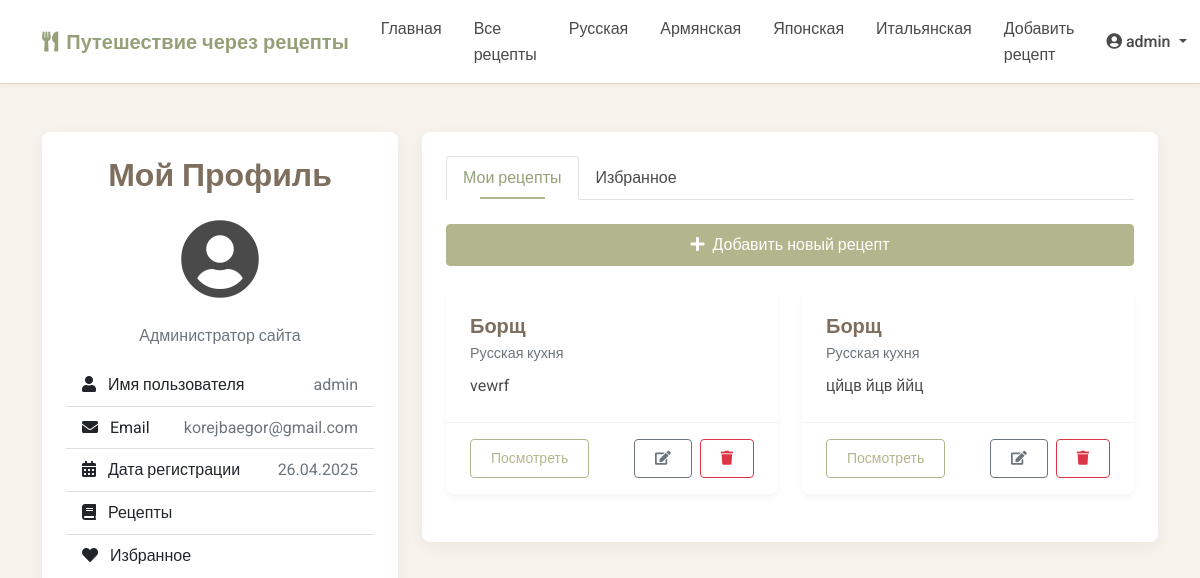
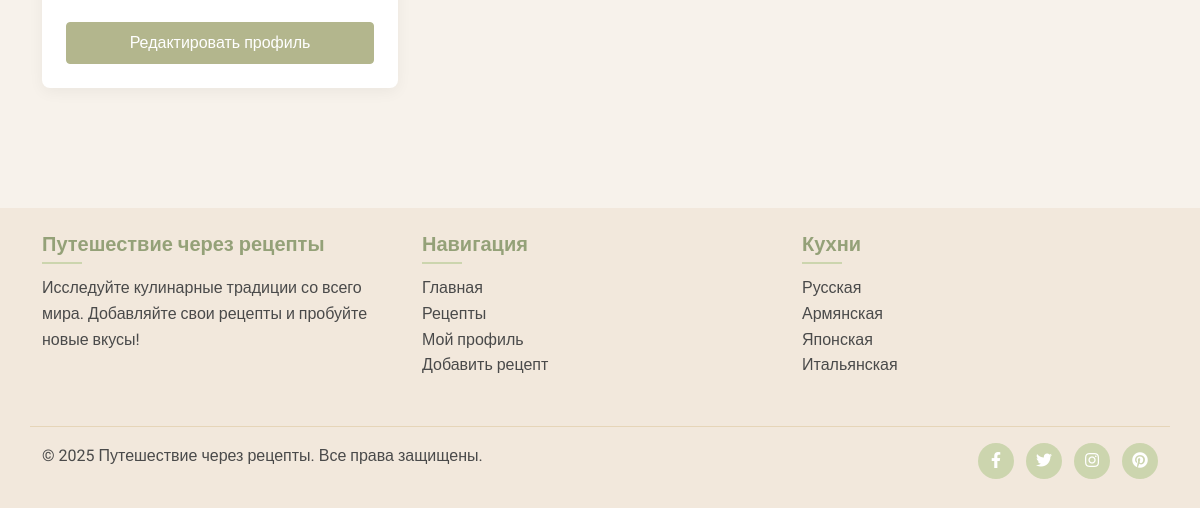
The app's page /profile (signed in), older data (2 pictures, top to bottom).
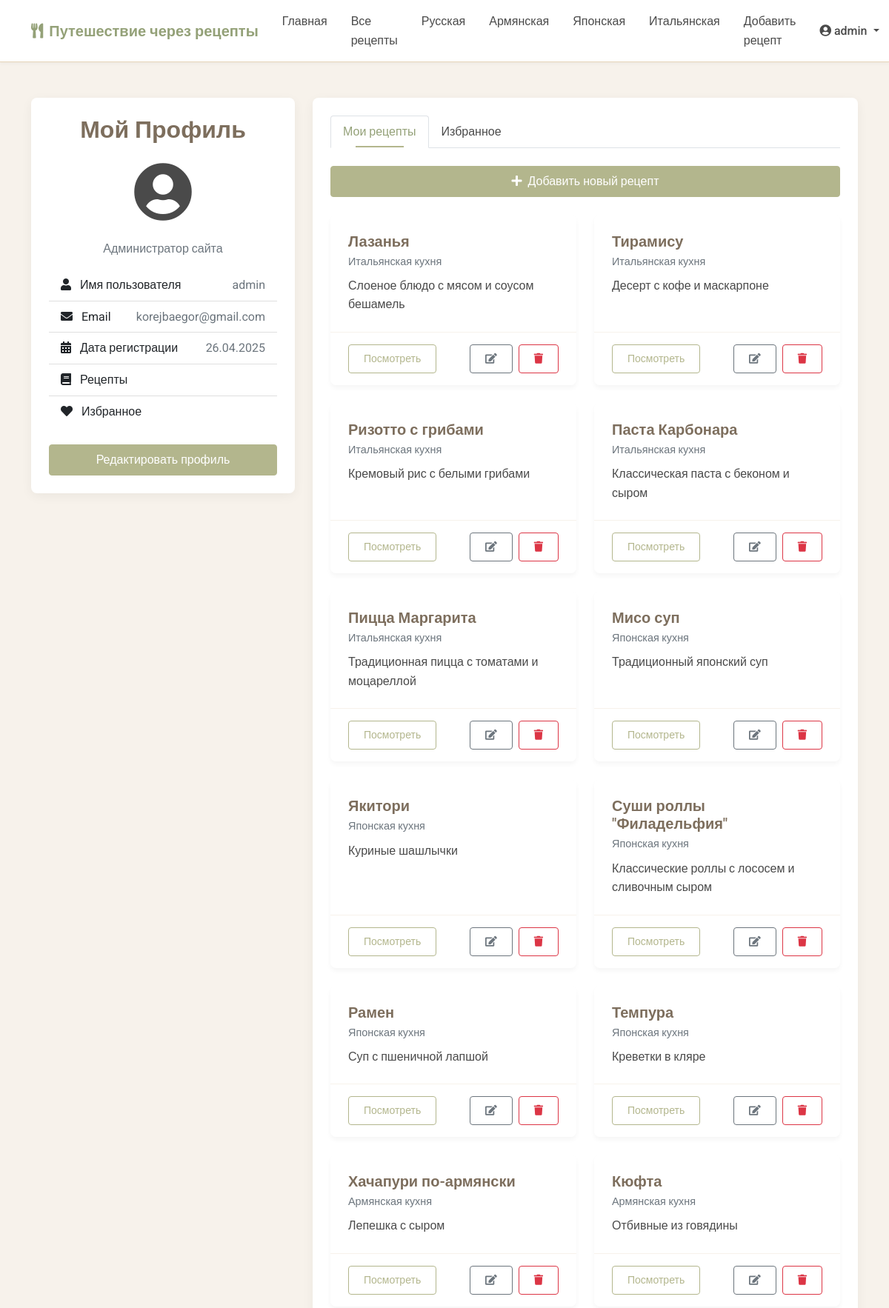
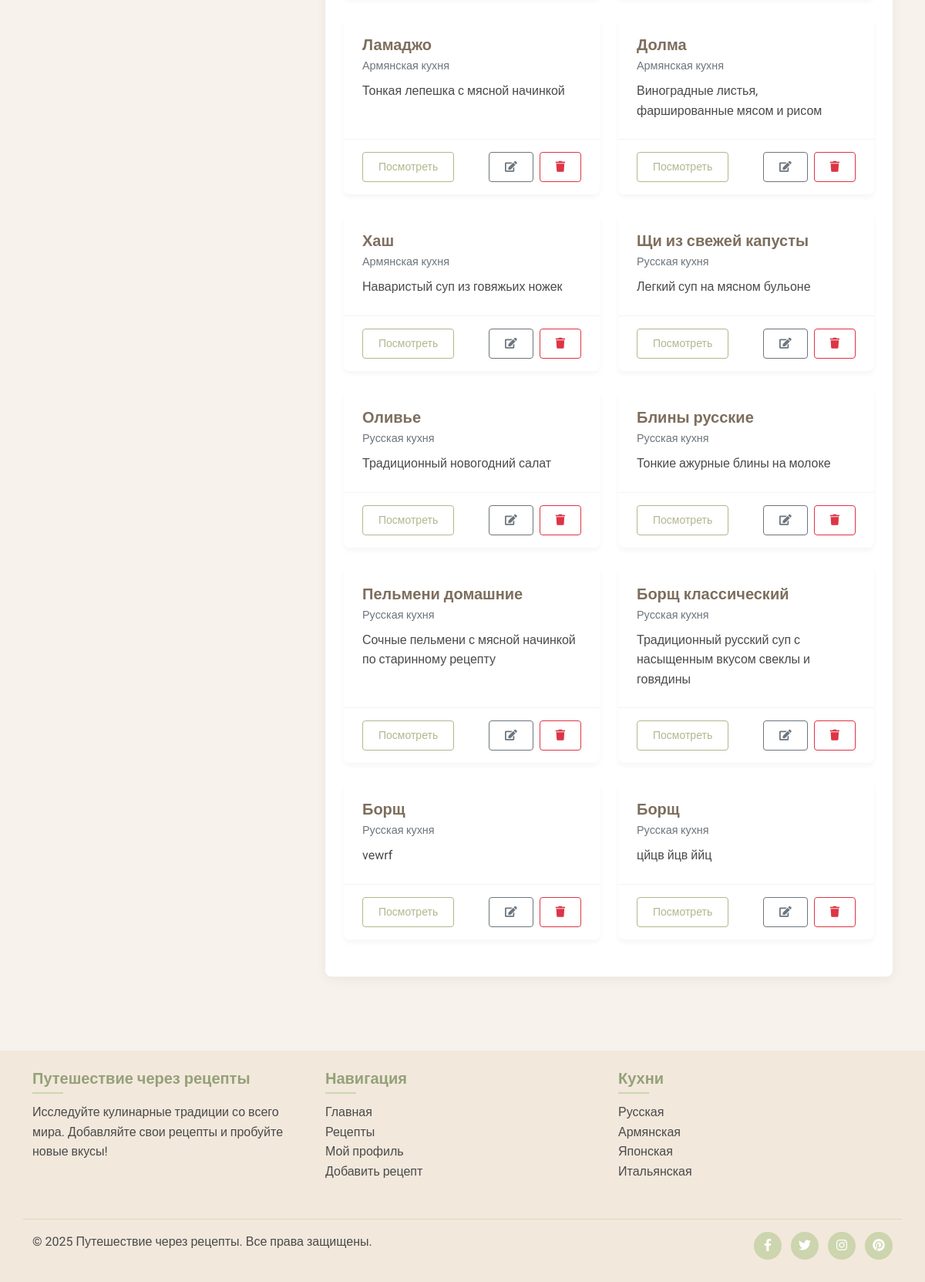
The same page, newer data (2 pictures, top to bottom).
### models.py (models this page shows, shortened)
class Cuisine(db.Model):
    id = db.Column(db.Integer, primary_key=True)
    name = db.Column(db.String(64), unique=True, nullable=False)
    description = db.Column(db.Text)
    recipes = db.relationship('Recipe', backref='cuisine', lazy='dynamic')

class User(UserMixin, db.Model):
    id = db.Column(db.Integer, primary_key=True)
    username = db.Column(db.String(64), unique=True, nullable=False)
    email = db.Column(db.String(120), unique=True, nullable=False)
    password_hash = db.Column(db.String(256), nullable=False)
    is_admin = db.Column(db.Boolean, default=False)
    date_joined = db.Column(db.DateTime, default=datetime.utcnow)
    avatar = db.Column(db.String(256), default='default_avatar.png')  # URL или путь к аватарке пользователя
    bio = db.Column(db.Text, nullable=True)  # Биография пользователя
    recipes = db.relationship('Recipe', backref='author', lazy='dynamic', cascade='all, delete-orphan')
    favorites = db.relationship('Favorite', backref='user', lazy='dynamic', cascade='all, delete-orphan')
    comments = db.relationship('Comment', backref='author', lazy='dynamic', cascade='all, delete-orphan')
    ratings = db.relationship('Rating', backref='user', lazy='dynamic', cascade='all, delete-orphan')

class Recipe(db.Model):
    id = db.Column(db.Integer, primary_key=True)
    title = db.Column(db.String(128), nullable=False)
    description = db.Column(db.Text)
    ingredients = db.Column(db.Text, nullable=False)
    instructions = db.Column(db.Text, nullable=False)
    prep_time = db.Column(db.Integer)  # в минутах
    cook_time = db.Column(db.Integer)  # в минутах
    servings = db.Column(db.Integer)
    difficulty = db.Column(db.String(20))  # Легкий, Средний, Сложный
    created_at = db.Column(db.DateTime, default=datetime.utcnow)
    updated_at = db.Column(db.DateTime, default=datetime.utcnow, onupdate=datetime.utcnow)
    user_id = db.Column(db.Integer, db.ForeignKey('user.id'))
    cuisine_id = db.Column(db.Integer, db.ForeignKey('cuisine.id'))
    image_url = db.Column(db.String(1024))  # Добавляем поле для URL изображения
    favorites = db.relationship('Favorite', backref='recipe', lazy='dynamic', cascade='all, delete-orphan')
    comments = db.relationship('Comment', backref='recipe', lazy='dynamic', cascade='all, delete-orphan')
    ratings = db.relationship('Rating', backref='recipe', lazy='dynamic', cascade='all, delete-orphan')
    photos = db.relationship('RecipePhoto', backref='recipe', lazy='dynamic', cascade='all, delete-orphan')

### routes.py (the view, shortened to what this page needs)
@app.route('/profile', methods=['GET', 'POST'])
@login_required
def profile():
    form = ProfileForm(obj=current_user)
    user_recipes = Recipe.query.filter_by(user_id=current_user.id).order_by(Recipe.created_at.desc()).all()
    favorite_ids = [fav.recipe_id for fav in Favorite.query.filter_by(user_id=current_user.id).all()]
    favorite_recipes = Recipe.query.filter(Recipe.id.in_(favorite_ids)).all() if favorite_ids else []
    return render_template('profile.html', form=form, user_recipes=user_recipes, favorite_recipes=favorite_recipes)

### templates/profile.html (shortened to what this page needs)
{% extends 'base.html' %}
{% block content %}
<div class="container py-5">
    <div class="row">
        <div class="col-md-4 mb-4">
            <div class="card shadow-custom">
                <div class="card-body">
                    <h2 class="card-title text-center mb-4">Мой Профиль</h2>
                    <div class="text-center mb-4">
                        {% if current_user.avatar and current_user.avatar != 'default_avatar.png' %}
                            <img src="{{ current_user.avatar }}" alt="{{ current_user.username }}" class="rounded-circle mb-3" style="width: 120px; height: 120px; object-fit: cover;">
                        {% else %}
                            <i class="fas fa-user-circle fa-5x text-accent"></i>
                        {% endif %}
                    </div>
                    {% if current_user.bio %}
                        <div class="mb-3 text-center">
                            <p class="text-muted font-italic">{{ current_user.bio }}</p>
                        </div>
                    {% endif %}
                    <ul class="list-group list-group-flush mb-4">
                        <li class="list-group-item d-flex justify-content-between align-items-center">
                            <span><i class="fas fa-user me-2 text-accent"></i> Имя пользователя</span>
                            <span class="text-muted">{{ current_user.username }}</span>
                        </li>
                        <li class="list-group-item d-flex justify-content-between align-items-center">
                            <span><i class="fas fa-envelope me-2 text-accent"></i> Email</span>
                            <span class="text-muted">{{ current_user.email }}</span>
                        </li>
                        <li class="list-group-item d-flex justify-content-between align-items-center">
                            <span><i class="fas fa-calendar-alt me-2 text-accent"></i> Дата регистрации</span>
                            <span class="text-muted">{{ current_user.date_joined.strftime('%d.%m.%Y') }}</span>
                        </li>
                        <li class="list-group-item d-flex justify-content-between align-items-center">
                            <span><i class="fas fa-book me-2 text-accent"></i> Рецепты</span>
                            <span class="badge bg-accent rounded-pill">{{ user_recipes|length }}</span>
                        </li>
                        <li class="list-group-item d-flex justify-content-between align-items-center">
                            <span><i class="fas fa-heart me-2 text-accent"></i> Избранное</span>
                            <span class="badge bg-accent rounded-pill">{{ favorite_recipes|length }}</span>
                        </li>
                    </ul>
                    <button class="btn btn-primary w-100" data-bs-toggle="modal" data-bs-target="#editProfileModal">
                        Редактировать профиль
                    </button>
                </div>
            </div>
        </div>
        <div class="col-md-8">
            <div class="card shadow-custom">
                <div class="card-body">
                    <ul class="nav nav-tabs mb-4" id="profileTabs" role="tablist">
                        <li class="nav-item" role="presentation">
                            <button class="nav-link active" id="recipes-tab" data-bs-toggle="tab" data-bs-target="#recipes" type="button" role="tab" aria-controls="recipes" aria-selected="true">
                                Мои рецепты
                            </button>
                        </li>
                        <li class="nav-item" role="presentation">
                            <button class="nav-link" id="favorites-tab" data-bs-toggle="tab" data-bs-target="#favorites" type="button" role="tab" aria-controls="favorites" aria-selected="false">
                                Избранное
                            </button>
                        </li>
                    </ul>
                    <div class="tab-content" id="profileTabsContent">
                        <div class="tab-pane fade show active" id="recipes" role="tabpanel" aria-labelledby="recipes-tab">
                            {% if user_recipes %}
                                <div class="d-grid gap-3 mb-4">
                                    <a href="{{ url_for('add_recipe') }}" class="btn btn-primary">
                                        <i class="fas fa-plus me-2"></i>Добавить новый рецепт
                                    </a>
                                </div>
                                <div class="row">
                                    {% for recipe in user_recipes %}
                                        <div class="col-md-6 mb-4">
                                            <div class="card h-100">
                                                <div class="card-body">
                                                    <h5 class="card-title">{{ recipe.title }}</h5>
                                                    <p class="card-subtitle mb-2 text-muted">{{ recipe.cuisine.name }} кухня</p>
                                                    <p class="card-text">{{ recipe.description[:100] }}{% if recipe.description|length > 100 %}...{% endif %}</p>
                                                </div>
                                                <div class="card-footer bg-white">
                                                    <div class="d-flex justify-content-between align-items-center">
                                                        <a href="{{ url_for('recipe_detail', recipe_id=recipe.id) }}" class="btn btn-sm btn-outline-primary">Посмотреть</a>
                                                        <div>
                                                            <a href="{{ url_for('edit_recipe', recipe_id=recipe.id) }}" class="btn btn-sm btn-outline-secondary me-1">
                                                                <i class="fas fa-edit"></i>
                                                            </a>
                                                            <form action="{{ url_for('delete_recipe', recipe_id=recipe.id) }}" method="POST" class="d-inline" id="delete-recipe-form">
                                                                <button type="submit" class="btn btn-sm btn-outline-danger">
                                                                    <i class="fas fa-trash"></i>
                                                                </button>
                                                            </form>
                                                        </div>
                                                    </div>
                                                </div>
                                            </div>
                                        </div>
                                    {% endfor %}
                                </div>
                            {% endif %}
                        </div>
                    </div>
                </div>
            </div>
        </div>
    </div>
</div>
{% endblock %}

### templates/base.html (shortened to what this page needs)
<!DOCTYPE html>
<html lang="ru">
<head>
    <link href="https://cdn.jsdelivr.net/npm/bootstrap@5.1.3/dist/css/bootstrap.min.css" rel="stylesheet">
    <link rel="stylesheet" href="https://cdnjs.cloudflare.com/ajax/libs/font-awesome/5.15.4/css/all.min.css">
    <link rel="stylesheet" href="{{ url_for('static', filename='css/main.css') }}">
</head>
<body>
    <nav class="navbar navbar-expand-lg navbar-light sticky-top">
        <div class="container">
            <a class="navbar-brand" href="{{ url_for('index') }}">
                <i class="fas fa-utensils me-2"></i>Путешествие через рецепты
            </a>
            <div class="collapse navbar-collapse" id="navbarNav">
                <ul class="navbar-nav me-auto">
                    <li class="nav-item">
                        <a class="nav-link {% if request.path == url_for('index') %}active{% endif %}" href="{{ url_for('index') }}">Главная</a>
                    </li>
                    <li class="nav-item">
                        <a class="nav-link {% if request.path == url_for('recipes') %}active{% endif %}" href="{{ url_for('recipes') }}">Все рецепты</a>
                    </li>
                    {% for cuisine in g.all_cuisines %}
                    <li class="nav-item">
                        <a class="nav-link {% if request.path == url_for('cuisine_recipes', cuisine_id=cuisine.id) %}active{% endif %}" href="{{ url_for('cuisine_recipes', cuisine_id=cuisine.id) }}">{{ cuisine.name }}</a>
                    </li>
                    {% endfor %}
                    {% if current_user.is_authenticated %}
                        <li class="nav-item">
                            <a class="nav-link {% if request.path == url_for('add_recipe') %}active{% endif %}" href="{{ url_for('add_recipe') }}">Добавить рецепт</a>
                        </li>
                    {% endif %}
                </ul>
                <div class="navbar-nav">
                    {% if current_user.is_authenticated %}
                        <div class="nav-item dropdown">
                            <a class="nav-link dropdown-toggle" href="#" id="userDropdown" role="button" data-bs-toggle="dropdown" aria-expanded="false">
                                <i class="fas fa-user-circle me-1"></i>{{ current_user.username }}
                            </a>
                        </div>
                    {% else %}
                        <a class="nav-link" href="{{ url_for('login') }}">Вход</a>
                        <a class="nav-link" href="{{ url_for('register') }}">Регистрация</a>
                    {% endif %}
                </div>
            </div>
        </div>
    </nav>
    {% block content %}{% endblock %}
    <footer class="footer py-4 mt-5">
        <div class="container">
            <div class="row">
                <div class="col-md-4 mb-3">
                    <h5>Путешествие через рецепты</h5>
                    <p>Исследуйте кулинарные традиции со всего мира. Добавляйте свои рецепты и пробуйте новые вкусы!</p>
                </div>
                <div class="col-md-4 mb-3">
                    <h5>Навигация</h5>
                    <ul class="list-unstyled">
                        <li><a href="{{ url_for('index') }}">Главная</a></li>
                        <li><a href="{{ url_for('recipes') }}">Рецепты</a></li>
                        {% if current_user.is_authenticated %}
                            <li><a href="{{ url_for('profile') }}">Мой профиль</a></li>
                            <li><a href="{{ url_for('add_recipe') }}">Добавить рецепт</a></li>
                        {% else %}
                            <li><a href="{{ url_for('login') }}">Вход</a></li>
                            <li><a href="{{ url_for('register') }}">Регистрация</a></li>
                        {% endif %}
                    </ul>
                </div>
                <div class="col-md-4">
                    <h5>Кухни</h5>
                    <ul class="list-unstyled">
                        {% for cuisine in g.all_cuisines %}
                            <li><a href="{{ url_for('cuisine_recipes', cuisine_id=cuisine.id) }}">{{ cuisine.name }}</a></li>
                        {% endfor %}
                    </ul>
                </div>
            </div>
            <div class="row border-top pt-3 mt-3">
                <div class="col-md-6">
                    <p>&copy; 2025 Путешествие через рецепты. Все права защищены.</p>
                </div>
                <div class="col-md-6 text-md-end">
                    <ul class="list-inline mb-0">
                        <li class="list-inline-item"><a href="#"><i class="fab fa-facebook-f"></i></a></li>
                        <li class="list-inline-item"><a href="#"><i class="fab fa-twitter"></i></a></li>
                        <li class="list-inline-item"><a href="#"><i class="fab fa-instagram"></i></a></li>
                        <li class="list-inline-item"><a href="#"><i class="fab fa-pinterest"></i></a></li>
                    </ul>
                </div>
            </div>
        </div>
    </footer>
</body>
</html>

Row changes from the older to the newer data that the page shows:
added Recipe: title "Лазанья", cuisine.name "Итальянская", description "Слоеное блюдо с мясом и соусом бешамель"
added Recipe: title "Тирамису", cuisine.name "Итальянская", description "Десерт с кофе и маскарпоне"
added Recipe: title "Ризотто с грибами", cuisine.name "Итальянская", description "Кремовый рис с белыми грибами"
added Recipe: title "Паста Карбонара", cuisine.name "Итальянская", description "Классическая паста с беконом и сыром"
added Recipe: title "Пицца Маргарита", cuisine.name "Итальянская", description "Традиционная пицца с томатами и моцареллой"
added Recipe: title "Мисо суп", cuisine.name "Японская", description "Традиционный японский суп"
added Recipe: title "Якитори", cuisine.name "Японская", description "Куриные шашлычки"
added Recipe: title "Суши роллы \"Филадельфия\"", cuisine.name "Японская", description "Классические роллы с лососем и сливочным сыром"
added Recipe: title "Рамен", cuisine.name "Японская", description "Суп с пшеничной лапшой"
added Recipe: title "Темпура", cuisine.name "Японская", description "Креветки в кляре"
added Recipe: title "Хачапури по-армянски", cuisine.name "Армянская", description "Лепешка с сыром"
added Recipe: title "Кюфта", cuisine.name "Армянская", description "Отбивные из говядины"
added Recipe: title "Ламаджо", cuisine.name "Армянская", description "Тонкая лепешка с мясной начинкой"
added Recipe: title "Долма", cuisine.name "Армянская", description "Виноградные листья, фаршированные мясом и рисом"
added Recipe: title "Хаш", cuisine.name "Армянская", description "Наваристый суп из говяжьих ножек"
added Recipe: title "Щи из свежей капусты", cuisine.name "Русская", description "Легкий суп на мясном бульоне"
added Recipe: title "Оливье", cuisine.name "Русская", description "Традиционный новогодний салат"
added Recipe: title "Блины русские", cuisine.name "Русская", description "Тонкие ажурные блины на молоке"
added Recipe: title "Пельмени домашние", cuisine.name "Русская", description "Сочные пельмени с мясной начинкой по старинному рецепту"
added Recipe: title "Борщ классический", cuisine.name "Русская", description "Традиционный русский суп с насыщенным вкусом свеклы и говядины"
